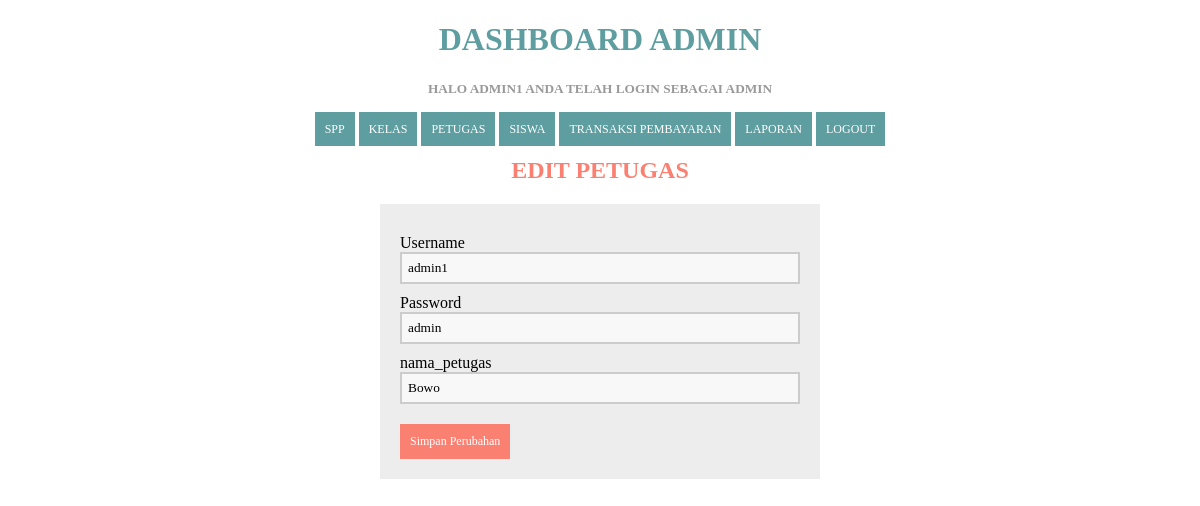
The app's page /editpetugas.php?id=1 (signed in) with its own data.
### tables this page shows
CREATE TABLE `petugas` (
  `id_petugas` int(11) NOT NULL,
  `username` varchar(25) NOT NULL,
  `password` varchar(32) NOT NULL,
  `nama_petugas` varchar(35) NOT NULL,
  `level` enum('admin','petugas','siswa') NOT NULL
);

### editpetugas.php (the view, shortened to what this page needs)
<?php
include 'koneksi.php';
  if (isset($_GET['id'])) {
    $id = ($_GET["id"]);
    $query = "SELECT * FROM petugas WHERE id_petugas='$id'";
    $result = mysqli_query($koneksi, $query);
    $data = mysqli_fetch_assoc($result);
  } else {
    echo "<script>alert('Masukkan data id.');window.location='petugas.php';</script>";
  }
  ?>
<!DOCTYPE html>
<html>
  <head>
  </head>
<body>
<!DOCTYPE html>
<html>
  <head>
  </head>
<body>
  <?php
  include ('header.php');
?>
  <center>
  <h2>Edit Petugas</h2>
      </center>
      <form method="POST" action="proses_editpetugas.php" enctype="multipart/form-data" >
      <section class="base">
        <div>
          <label>Username</label>
          <input type="text" name="username" value="<?php echo $data['username']; ?>" required=""/>
        </div>
        <div>
          <label>Password</label>
         <input type="text" name="password" value="<?php echo $data['password']; ?>" required=""/>
        </div>
        <div>
          <label>nama_petugas</label>
         <input type="text" name="nama_petugas" value="<?php echo $data['nama_petugas']; ?>" required=""/>
        </div>
        <div>
         <button type="submit">Simpan Perubahan</button>
        </div>
        </section>
      </form>
</body>
</html>

### editpetugas.php (style rules this page uses)
* { font-family: "Trebuchet MS"; }
h2 { text-transform: uppercase; color: salmon; }
button { background-color: salmon; color: #fff; padding: 10px; text-decoration: none; font-size: 12px; border: 0px; margin-top: 20px; }
label { margin-top: 10px; float: left; text-align: left; width: 100%; }
input { padding: 6px; width: 100%; box-sizing: border-box; background: #f8f8f8; border: 2px solid #ccc; outline-color: salmon; }
div { width: 100%; height: auto; }
.base { width: 400px; height: auto; padding: 20px; margin-left: auto; margin-right: auto; background: #ededed; }

### Header.php (style rules this page uses)
* { font-family: "Trebuchet MS"; }

### records on screen
petugas: username "admin1", password "admin", nama_petugas "Bowo"

### other values on screen
$_SESSION['username'] "ADMIN1"
$_SESSION['level'] "ADMIN"
